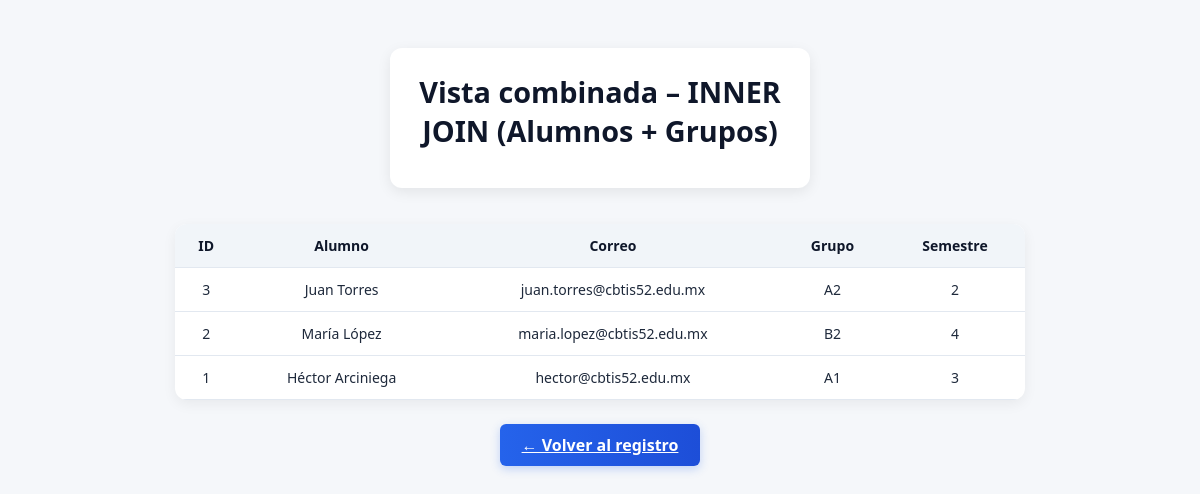
The page /join_view.php on the database its author committed.
### tables this page shows
CREATE TABLE grupos (
  id INT AUTO_INCREMENT PRIMARY KEY,     
  id_alumno INT NOT NULL,                
  nombre_grupo VARCHAR(50) NOT NULL,     
  semestre VARCHAR(10) NOT NULL,         

   
  FOREIGN KEY (id_alumno) REFERENCES alumnos(id)
    ON DELETE CASCADE
    ON UPDATE CASCADE
);

CREATE TABLE alumnos (
  id INT AUTO_INCREMENT PRIMARY KEY,   
  nombre VARCHAR(100) NOT NULL,         
  correo VARCHAR(100) NOT NULL UNIQUE   
);

### join_view.php (the view, shortened to what this page needs)
<?php
require_once "config.php";
?>
<!DOCTYPE html>
<html lang="es">
<head>
  <link rel="stylesheet" href="styles.css" />
</head>
<body>
  <main class="uc-wrapper">
    <section class="uc-card">
      <h2 class="uc-title">Vista combinada – INNER JOIN (Alumnos + Grupos)</h2>
    </section>
    <section class="uc-tablebox">
      <table>
        <thead>
          <tr>
            <th>ID</th>
            <th>Alumno</th>
            <th>Correo</th>
            <th>Grupo</th>
            <th>Semestre</th>
          </tr>
        </thead>
        <tbody>
          <?php
          $query = "SELECT a.id, a.nombre, a.correo, g.nombre_grupo, g.semestre
                    FROM alumnos a
                    INNER JOIN grupos g ON a.id = g.id_alumno
                    ORDER BY a.id DESC";
          $result = $conn->query($query);
          if ($result && $result->num_rows > 0) {
            while ($row = $result->fetch_assoc()) {
              echo '<tr>
                      <td>' . htmlspecialchars($row['id']) . '</td>
                      <td>' . htmlspecialchars($row['nombre']) . '</td>
                      <td>' . htmlspecialchars($row['correo']) . '</td>
                      <td>' . htmlspecialchars($row['nombre_grupo']) . '</td>
                      <td>' . htmlspecialchars($row['semestre']) . '</td>
                    </tr>';
            }
          } else {
            echo "<tr><td colspan='5'>No hay registros disponibles.</td></tr>";
          }
          ?>
        </tbody>
      </table>
    </section>
    <div class="uc-actions">
      <a href="index.php" class="uc-btn">← Volver al registro</a>
    </div>
  </main>
</body>
</html>

### styles.css (style rules this page uses)
*, *::before, *::after { box-sizing: border-box; margin: 0; padding: 0; }
html, body { height: 100%; width: 100%; font-family: "Segoe UI", Roboto, Arial, sans-serif; background-color: #f5f7fa; color: #1e293b; -webkit-font-smoothing: antialiased; -moz-osx-font-smoothing: grayscale; display: flex; justify-content: center; }
.uc-wrapper { width: 100%; max-width: 960px; padding: 48px 20px 100px; display: flex; flex-direction: column; align-items: center; }
.uc-card { width: 100%; max-width: 420px; background: #fff; border-radius: 12px; box-shadow: 0 4px 14px rgba(0, 0, 0, 0.08); text-align: center; padding: 24px 28px; margin-bottom: 30px; }
.uc-title { font-size: 1.8rem; font-weight: 700; color: #0f172a; margin-bottom: 14px; }
.uc-btn { display: inline-block; background: linear-gradient(90deg, #2563eb, #1d4ed8); color: #fff; font-weight: 600; padding: 10px 22px; border-radius: 6px; transition: all 0.25s ease; box-shadow: 0 3px 10px rgba(37, 99, 235, .25); border: none; cursor: pointer; }
.uc-tablebox { width: 100%; display: flex; flex-direction: column; align-items: center; }
table { width: 100%; max-width: 850px; border-collapse: collapse; background: #fff; border-radius: 12px; overflow: hidden; box-shadow: 0 4px 14px rgba(0, 0, 0, .06); margin-top: 6px; }
thead { background: #f1f5f9; }
th, td { padding: 12px; text-align: center; border-bottom: 1px solid #e2e8f0; font-size: 14px; }
th { font-weight: 700; color: #0f172a; }
.uc-actions { width: 100%; display: flex; justify-content: center; align-items: center; margin-top: 28px; margin-bottom: 40px; }
.uc-actions { margin-top: 24px; margin-bottom: 48px; }

### rows shown on the page
grupos: id_alumno "3", id_alumno.nombre "Juan Torres", id_alumno.correo "juan.torres@cbtis52.edu.mx", nombre_grupo "A2", semestre "2"
grupos: id_alumno "2", id_alumno.nombre "María López", id_alumno.correo "maria.lopez@cbtis52.edu.mx", nombre_grupo "B2", semestre "4"
grupos: id_alumno "1", id_alumno.nombre "Héctor Arciniega", id_alumno.correo "hector@cbtis52.edu.mx", nombre_grupo "A1", semestre "3"
